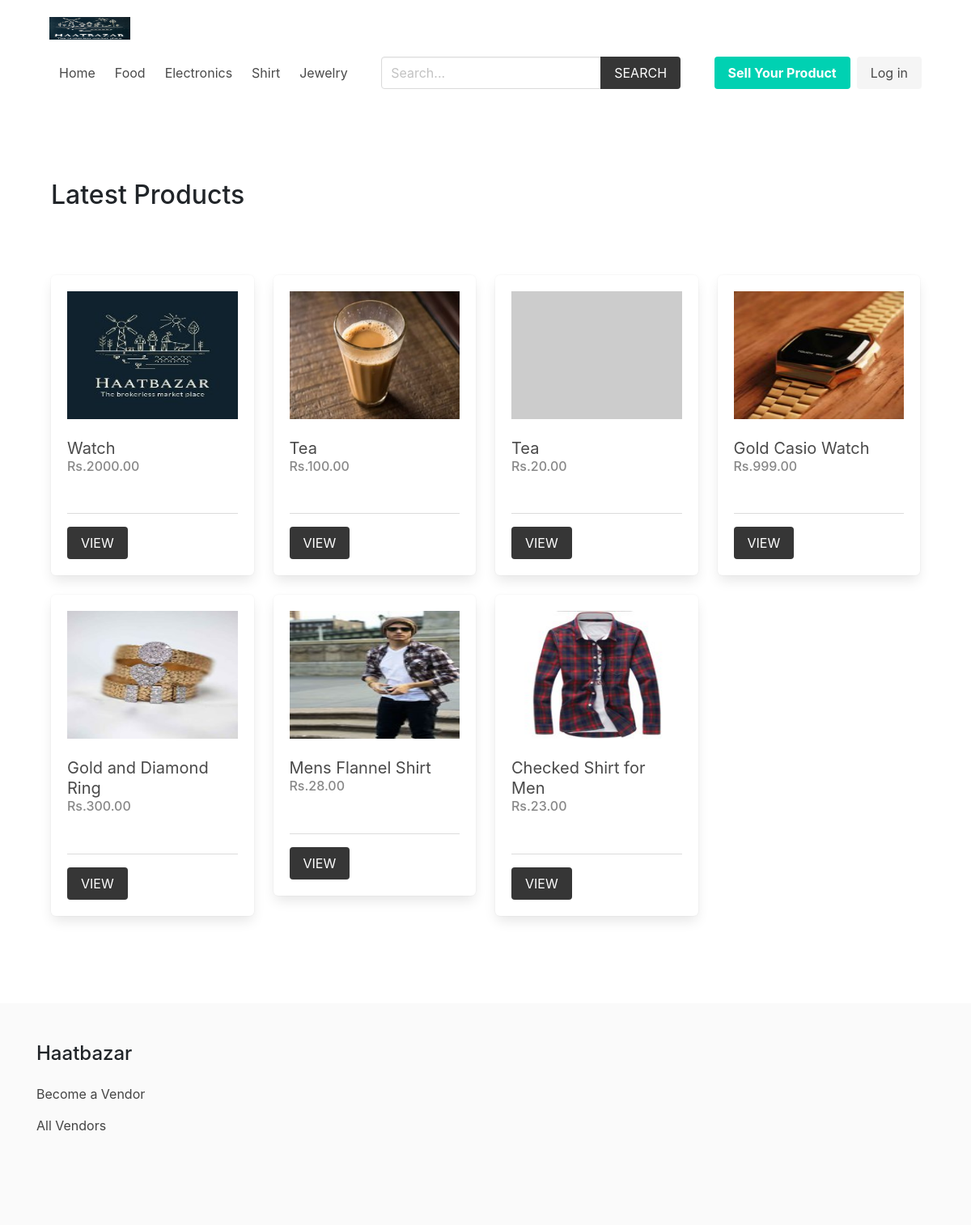
The app's page /, older data.
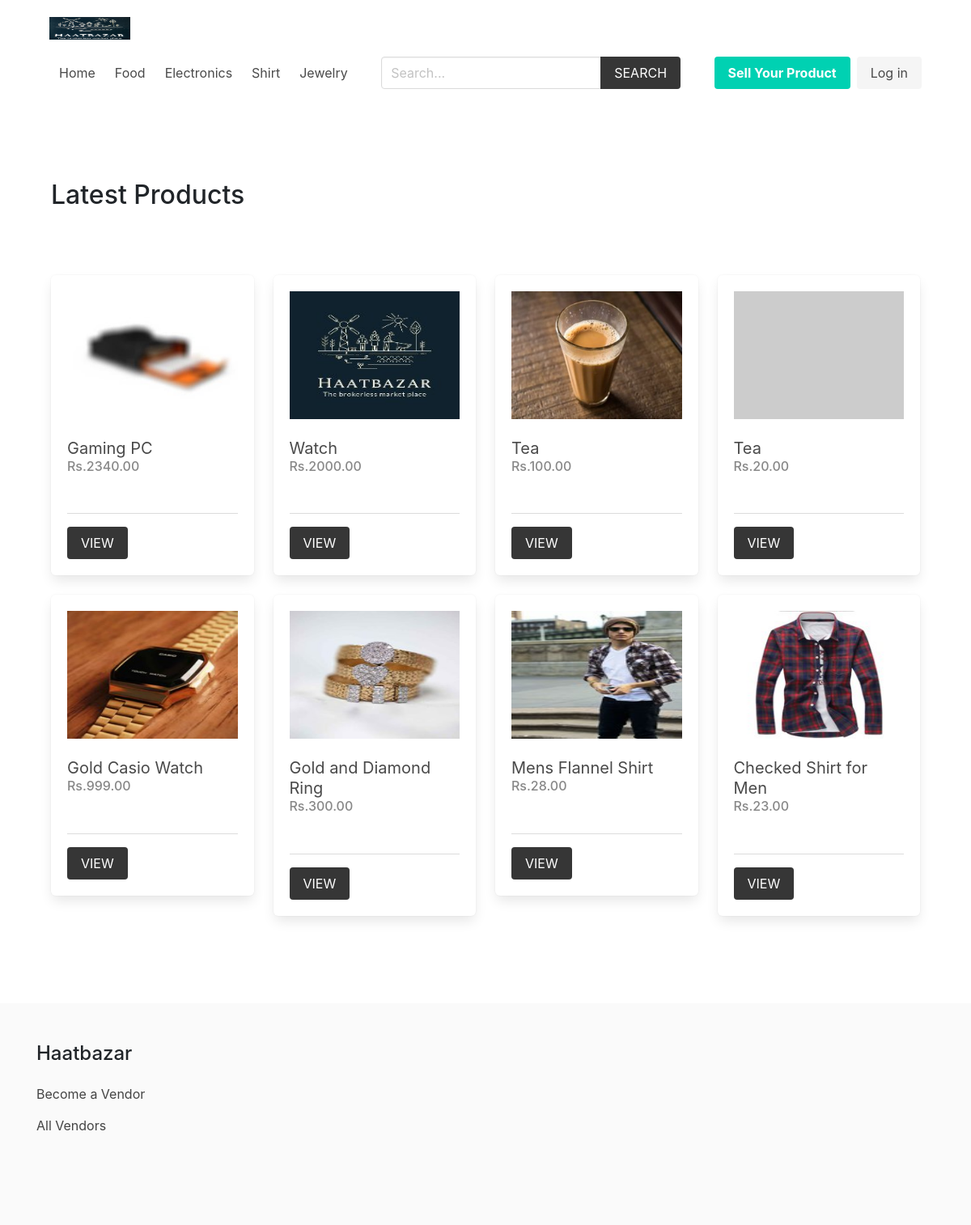
The same page, newer data.
### product/models.py (models this page shows, shortened)
class Category(models.Model):
    title = models.CharField(max_length=50)
    slug = models.SlugField(max_length=55)
    ordering = models.IntegerField(default=0)
    class Meta:
        ordering = ['ordering']

class Product(models.Model):
    category = models.ForeignKey(Category, related_name='products', on_delete=models.CASCADE)
    vendor = models.ForeignKey(Vendor, related_name="products", on_delete=models.CASCADE)
    title = models.CharField(max_length=50)
    slug = models.SlugField(max_length=55)
    description = models.TextField(blank=True, null=True)
    price = models.DecimalField(max_digits=6, decimal_places=2)
    added_date = models.DateTimeField(auto_now_add=True)
    image = models.ImageField(upload_to='uploads/', blank=True, null=True)
    thumbnail = models.ImageField(upload_to='uploads/', blank=True, null=True) # Change uploads to thumbnails
    is_sold = models.BooleanField(default=False)
    class Meta:
        ordering = ['-added_date']
    def get_thumbnail(self):
        if self.thumbnail:
            return self.thumbnail.url
        else:
            if self.image:
                self.thumbnail = self.make_thumbnail(self.image)
                self.save()
                return self.thumbnail.url
            else:
                return 'https://via.placeholder.com/240x180.jpg'

### core/views.py (the view)
# urls.py: path('', views.frontpage, name="home"),
def frontpage(request):
    newest_products = Product.objects.all()[0:8]
    context = {
        'newest_products': newest_products,
    }
    return render(request, 'core/frontpage.html', context)

### cart/context_processors.py (called while the page is built)
def cart(request):
    return {'cart': Cart(request)}

### product/context_processors.py (called while the page is built)
def menu_categories(request):
    categories = Category.objects.all()
    return {'categories': categories}

### templates/core/frontpage.html (shortened to what this page needs)
{% extends 'core/base.html' %}
{% block content %}
    <div class="columns is-multiline mb-6">
        <div class="column is-12 has-test-centered mt-6 mb-6">
            <h2 class="is-size-3">Latest Products</h2>
        </div>
        {% for product in newest_products %}
            {% include 'product/parts/list_item.html' %}
        {% endfor %}
    </div>
{% endblock content %}

### templates/core/base.html (shortened to what this page needs)
{% load static %}
<!DOCTYPE html>
<html lang="en">
  <head>
    <link
      rel="stylesheet"
      href="https://cdn.jsdelivr.net/npm/bulma@0.9.2/css/bulma.min.css"
    />
    <link
      rel="stylesheet"
      href="https://cdnjs.cloudflare.com/ajax/libs/font-awesome/4.7.0/css/font-awesome.min.css"
    />
    <link rel="stylesheet" href="{% static 'css/main.css' %}" />
    <link
      rel="stylesheet"
      href="https://cdn.jsdelivr.net/npm/bootstrap@4.0.0/dist/css/bootstrap.min.css"
    />
  </head>
  <body>
    <div class="container">
      <nav class="navbar" role="navigation" aria-label="main navigation">
        <div class="navbar-brand">
          <a class="navbar-item" href="{% url 'core:home' %}">
            <img src="/media/logo.jpg" width="100" height="100" />
          </a>
        </div>
        <div id="navbarBasicExample" class="navbar-menu">
          <div class="navbar-start">
            <a class="navbar-item" href="{% url 'core:home' %}"> Home </a>
            {% for category in categories %}
            <a
              class="navbar-item"
              href="{% url 'product:category' category.slug %}"
            >
              {{category.title}}
            </a>
            {% endfor %}
          </div>
          <div class="navbar-start">
            <div class="navbar-item">
              <form method="get" action="{% url 'product:search' %}">
                <div class="field has-addons">
                  <div class="control">
                    <input
                      type="search"
                      name="query"
                      id=""
                      class="input"
                      placeholder="Search..."
                    />
                  </div>
                  <div class="control">
                    <button class="button is-dark is-uppercase">Search</button>
                  </div>
                </div>
              </form>
            </div>
          </div>
            {% if request.user.is_authenticated %}
            <div class="navbar-item has-dropdown is-hoverable">
              <a class="navbar-link is-capitalized"> {{user.vendor.name}} </a>
              <div class="navbar-dropdown">
                <a class="navbar-item" href="{% url 'vendor:vendor-admin' %}">
                  Profile
                </a>
                <a class="navbar-item" href="{% url 'vendor:edit-vendor' %}">
                  Update Profile
                </a>
                <a class="navbar-item" href="{% url 'vendor:add-product' %}">
                  Add Product
                </a>
                <hr class="navbar-divider" />
                <a class="navbar-item" href="{% url 'vendor:logout' %}">
                  Logout
                </a>
              </div>
            </div>
            {% else %}
            <div class="navbar-item">
              <div class="buttons">
                <a
                  class="button is-primary"
                  href="{% url 'vendor:become-vendor' %}"
                >
                  <strong>Sell Your Product</strong>
                </a>
                <a class="button is-light" href="{% url 'vendor:login' %}">
                  Log in
                </a>
              </div>
            </div>
            {% endif %}
          </div>
        </div>
    <section class="section">
      <div class="container">{% block content %}{% endblock content %}</div>
    </section>
    <footer class="footer">
      <div class="container">
        <h3 class="is-size-4 mb-4">Haatbazar</h3>
        {% if request.user.is_authenticated %}
        <a href="{% url 'vendor:vendor-admin' %}">Vendor Admin</a>
        {% else %}
        <a href="{% url 'vendor:become-vendor' %}">Become a Vendor</a>
        {% endif %}
        <br />
        <a href="{% url 'vendor:vendors' %}">All Vendors</a>
      </div>
    </footer>
  </body>
</html>

### templates/product/parts/list_item.html
<div class="column is-3 product-list-item">
                <div class="box">
                    <figure class="image is-4by3 mb-4">
                        <img src="{{product.get_thumbnail}}" alt="{{product.title}}">
                    </figure>
                    <h2 class="subtitle">{{product.title}}</h2>
                    <h3 class="price is-size-6 mb-5">Rs.{{product.price}}</h3>
                    <hr>
                    <a href="{% url 'product:product' product.category.slug product.slug %}" class="button is-dark is-uppercase">View</a>
                </div>
            </div>

Row changes from the older to the newer data that the page shows:
added Product: get_thumbnail (picture), title "Gaming PC", price "2340.00"
